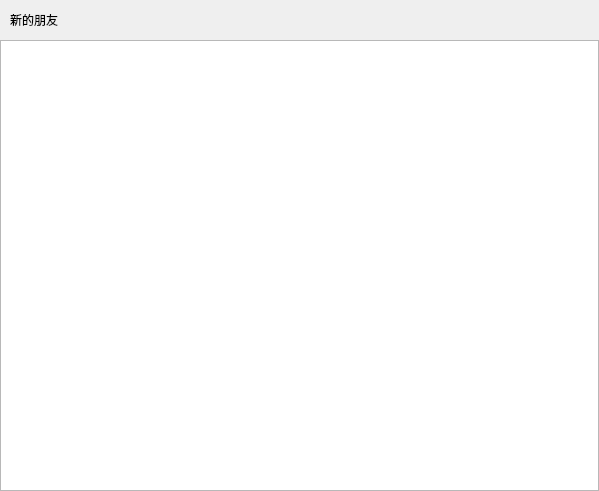
<?xml version="1.0" encoding="UTF-8"?>
<ui version="4.0">
 <class>ApplyFriendPage</class>
 <widget class="QWidget" name="ApplyFriendPage">
  <property name="geometry">
   <rect>
    <x>0</x>
    <y>0</y>
    <width>599</width>
    <height>491</height>
   </rect>
  </property>
  <property name="windowTitle">
   <string>Form</string>
  </property>
  <layout class="QVBoxLayout" name="verticalLayout">
   <property name="spacing">
    <number>0</number>
   </property>
   <property name="leftMargin">
    <number>0</number>
   </property>
   <property name="topMargin">
    <number>0</number>
   </property>
   <property name="rightMargin">
    <number>0</number>
   </property>
   <property name="bottomMargin">
    <number>0</number>
   </property>
   <item>
    <widget class="QWidget" name="friend_apply_wid" native="true">
     <layout class="QHBoxLayout" name="horizontalLayout">
      <property name="spacing">
       <number>0</number>
      </property>
      <property name="leftMargin">
       <number>0</number>
      </property>
      <property name="topMargin">
       <number>0</number>
      </property>
      <property name="rightMargin">
       <number>0</number>
      </property>
      <property name="bottomMargin">
       <number>0</number>
      </property>
      <item>
       <spacer name="horizontalSpacer_2">
        <property name="orientation">
         <enum>Qt::Orientation::Horizontal</enum>
        </property>
        <property name="sizeType">
         <enum>QSizePolicy::Policy::Fixed</enum>
        </property>
        <property name="sizeHint" stdset="0">
         <size>
          <width>10</width>
          <height>20</height>
         </size>
        </property>
       </spacer>
      </item>
      <item>
       <widget class="QLabel" name="friend_apply_lb">
        <property name="minimumSize">
         <size>
          <width>0</width>
          <height>40</height>
         </size>
        </property>
        <property name="maximumSize">
         <size>
          <width>16777215</width>
          <height>40</height>
         </size>
        </property>
        <property name="text">
         <string>新的朋友</string>
        </property>
       </widget>
      </item>
     </layout>
    </widget>
   </item>
   <item>
    <widget class="QWidget" name="widget_2" native="true">
     <layout class="QVBoxLayout" name="verticalLayout_2">
      <property name="spacing">
       <number>0</number>
      </property>
      <property name="leftMargin">
       <number>0</number>
      </property>
      <property name="topMargin">
       <number>0</number>
      </property>
      <property name="rightMargin">
       <number>0</number>
      </property>
      <property name="bottomMargin">
       <number>0</number>
      </property>
      <item>
       <widget class="ApplyFriendList" name="apply_friend_list"/>
      </item>
     </layout>
    </widget>
   </item>
  </layout>
 </widget>
 <customwidgets>
  <customwidget>
   <class>ApplyFriendList</class>
   <extends>QListWidget</extends>
   <header location="global">applyfriendlist.h</header>
  </customwidget>
 </customwidgets>
 <resources/>
 <connections/>
</ui>
